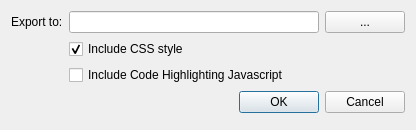
<?xml version="1.0" encoding="UTF-8"?>
<ui version="4.0">
 <class>ExportHtmlDialog</class>
 <widget class="QDialog" name="ExportHtmlDialog">
  <property name="geometry">
   <rect>
    <x>0</x>
    <y>0</y>
    <width>408</width>
    <height>130</height>
   </rect>
  </property>
  <property name="windowTitle">
   <string>Export to HTML</string>
  </property>
  <layout class="QFormLayout" name="formLayout">
   <property name="fieldGrowthPolicy">
    <enum>QFormLayout::AllNonFixedFieldsGrow</enum>
   </property>
   <item row="0" column="0">
    <widget class="QLabel" name="exportToLabel">
     <property name="text">
      <string>Export to:</string>
     </property>
     <property name="buddy">
      <cstring>exportToLineEdit</cstring>
     </property>
    </widget>
   </item>
   <item row="0" column="1">
    <layout class="QHBoxLayout" name="horizontalLayout">
     <item>
      <widget class="QLineEdit" name="exportToLineEdit">
       <property name="minimumSize">
        <size>
         <width>250</width>
         <height>0</height>
        </size>
       </property>
      </widget>
     </item>
     <item>
      <widget class="QPushButton" name="chooseFileButton">
       <property name="baseSize">
        <size>
         <width>50</width>
         <height>0</height>
        </size>
       </property>
       <property name="text">
        <string>...</string>
       </property>
      </widget>
     </item>
    </layout>
   </item>
   <item row="4" column="0" colspan="2">
    <widget class="QDialogButtonBox" name="buttonBox">
     <property name="orientation">
      <enum>Qt::Horizontal</enum>
     </property>
     <property name="standardButtons">
      <set>QDialogButtonBox::Cancel|QDialogButtonBox::Ok</set>
     </property>
    </widget>
   </item>
   <item row="1" column="1">
    <widget class="QCheckBox" name="styleCheckBox">
     <property name="toolTip">
      <string>&lt;html&gt;&lt;head/&gt;&lt;body&gt;&lt;p&gt;embed the current CSS style into the exported HTML&lt;/p&gt;&lt;/body&gt;&lt;/html&gt;</string>
     </property>
     <property name="text">
      <string>Include CSS style</string>
     </property>
     <property name="checked">
      <bool>true</bool>
     </property>
     <property name="tristate">
      <bool>false</bool>
     </property>
    </widget>
   </item>
   <item row="2" column="1">
    <widget class="QCheckBox" name="highlightCheckBox">
     <property name="text">
      <string>Include Code Highlighting Javascript</string>
     </property>
    </widget>
   </item>
  </layout>
 </widget>
 <resources/>
 <connections>
  <connection>
   <sender>buttonBox</sender>
   <signal>accepted()</signal>
   <receiver>ExportHtmlDialog</receiver>
   <slot>accept()</slot>
   <hints>
    <hint type="sourcelabel">
     <x>248</x>
     <y>254</y>
    </hint>
    <hint type="destinationlabel">
     <x>157</x>
     <y>274</y>
    </hint>
   </hints>
  </connection>
  <connection>
   <sender>buttonBox</sender>
   <signal>rejected()</signal>
   <receiver>ExportHtmlDialog</receiver>
   <slot>reject()</slot>
   <hints>
    <hint type="sourcelabel">
     <x>316</x>
     <y>260</y>
    </hint>
    <hint type="destinationlabel">
     <x>286</x>
     <y>274</y>
    </hint>
   </hints>
  </connection>
  <connection>
   <sender>chooseFileButton</sender>
   <signal>clicked()</signal>
   <receiver>ExportHtmlDialog</receiver>
   <slot>chooseFileButtonClicked()</slot>
   <hints>
    <hint type="sourcelabel">
     <x>368</x>
     <y>22</y>
    </hint>
    <hint type="destinationlabel">
     <x>208</x>
     <y>74</y>
    </hint>
   </hints>
  </connection>
  <connection>
   <sender>exportToLineEdit</sender>
   <signal>textChanged(QString)</signal>
   <receiver>ExportHtmlDialog</receiver>
   <slot>exportToTextChanged(QString)</slot>
   <hints>
    <hint type="sourcelabel">
     <x>189</x>
     <y>21</y>
    </hint>
    <hint type="destinationlabel">
     <x>203</x>
     <y>37</y>
    </hint>
   </hints>
  </connection>
 </connections>
 <slots>
  <slot>chooseFileButtonClicked()</slot>
  <slot>exportToTextChanged(QString)</slot>
 </slots>
</ui>
